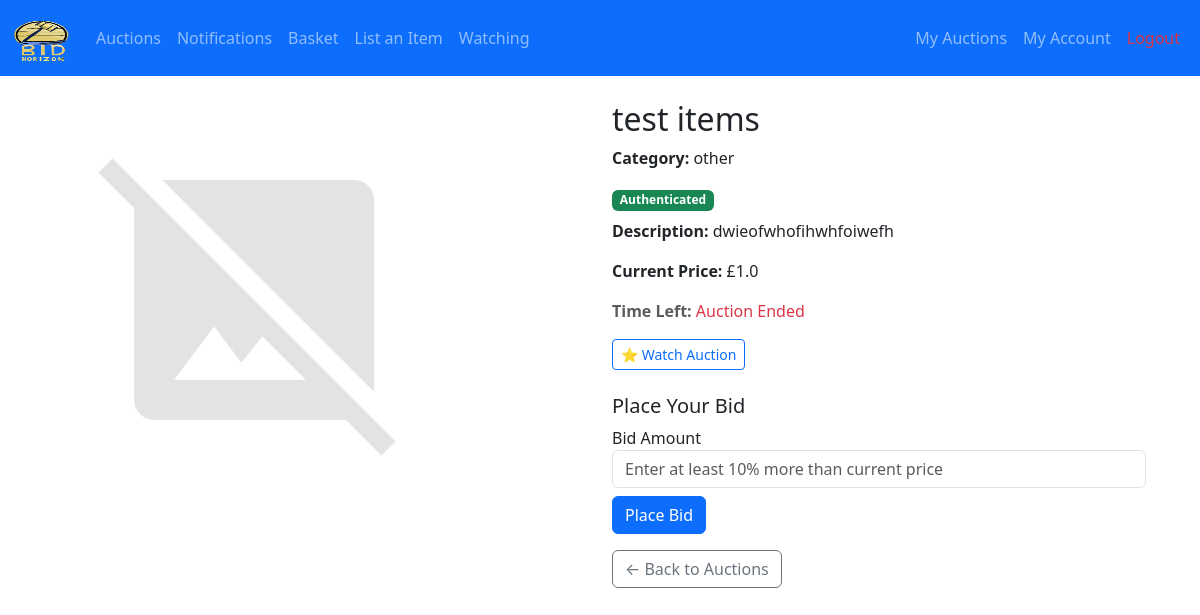
Before: /auction_detail/2 (signed in) with the older database file.
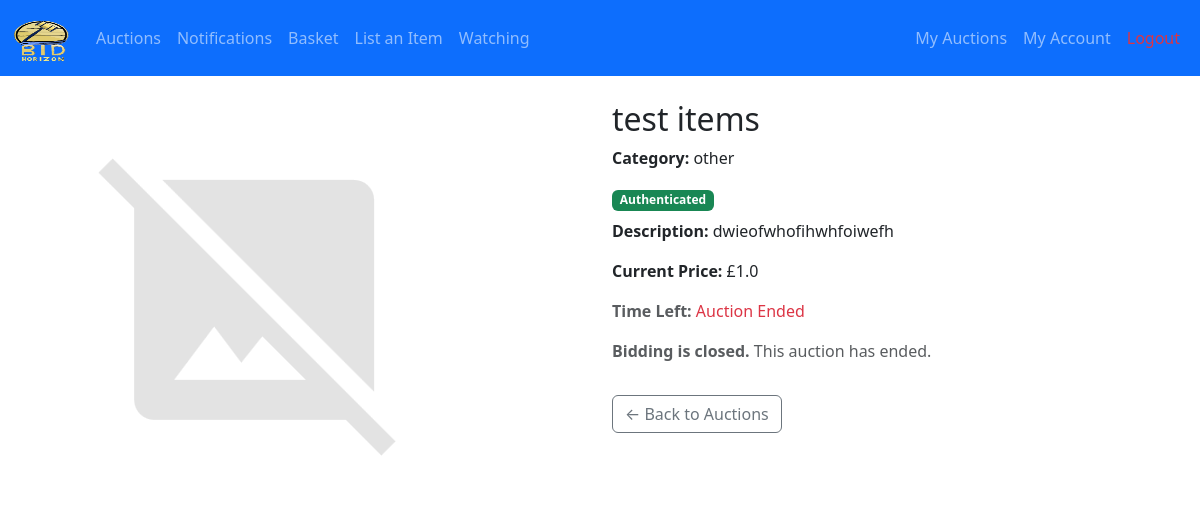
After: the same page with the newer database file.
### app/views.py (the view, shortened to what this page needs)
@views.route('/auction_detail/<int:item_id>', methods=['GET', 'POST'])
def auction_detail(item_id):
    if is_expert_user(current_user):
        return redirect(url_for('views.expert'))
    if is_manager_user(current_user):
        return redirect(url_for('views.manager'))
    item = Item.query.get_or_404(item_id)
    form = BidItemForm(item_price=item.current_price)
    highest_bid = Bid.query.filter_by(item_id=item.id).order_by(Bid.amount.desc()).first()
    if item.status != ItemStatus.ACTIVE.value:
        form = None
    return render_template('auction_detail.html', item=item, form=form, ItemStatus=ItemStatus)

### app/forms.py (shortened to what this page needs)
class BidItemForm(FlaskForm):
    bid_amount = DecimalField('Bid Amount', validators=[DataRequired()])
    submit = SubmitField('Place Bid')
    def __init__(self, item_price=None, *args, **kwargs):
        super(BidItemForm, self).__init__(*args, **kwargs)
        self.item_price = item_price  # Store item price for validation

### app/__init__.py (called while the page is built)
def create_app():
    import os
    app = Flask(__name__,)
    env = os.getenv('FLASK_ENV', 'development')
    app.config.from_object(config_dict.get(env, 'development'))
    mail.init_app(app)
    Bootstrap(app)
    csrf = CSRFProtect(app)
    db.init_app(app)
    Migrate(app, db)
    login_manager = LoginManager(app)
    login_manager.init_app(app)
    @login_manager.user_loader
    def load_user(user_id):
        return models.User.query.get(int(user_id))
    from app import models
    from app.views import views  # Import blueprint
    app.register_blueprint(views, url_prefix='/')
    thread = threading.Thread(target=check_auctions, args=(app,), daemon=True)
    thread.start()
    return app

### app/models.py (called while the page is built)
    def is_expert(self):
        return self.priority == UserPriority.EXPERT.value

    def is_manager(self):
        return self.priority == UserPriority.MANAGER.value

### app/templates/auction_detail.html (shortened to what this page needs)
{% extends "base.html" %}
{% block content %}
<div class="container mt-4">
    <div class="row">
        <div class="col-md-6">
            {% if item.images %}
            <div id="carouselImages" class="carousel slide" data-bs-ride="carousel">
                <div class="carousel-inner">
                    {% for image in item.images %}
                    <div class="carousel-item {% if loop.first %}active{% endif %}">
                        <img src="{{ url_for('static', filename=image.image_path.split('static/')[-1]) }}" class="d-block w-100" alt="Auction Image">
                    </div>
                    {% endfor %}
                </div>
                <button class="carousel-control-prev" type="button" data-bs-target="#carouselImages" data-bs-slide="prev">
                    <span class="carousel-control-prev-icon"></span>
                </button>
                <button class="carousel-control-next" type="button" data-bs-target="#carouselImages" data-bs-slide="next">
                    <span class="carousel-control-next-icon"></span>
                </button>
            </div>
            {% else %}
            <img src="{{ url_for('static', filename='images/placeholder.png') }}" class="img-fluid" alt="No image available">
            {% endif %}
        </div>
        <div class="col-md-6">
            <h2>{{ item.name }}</h2>
            <p><strong>Category:</strong> {{ item.category_rel.name }}</p>
            {% if item.is_authenticated %}
            <span class="badge bg-success mb-2">Authenticated</span>
            {% endif %}
            <p><strong>Description:</strong> {{ item.description }}</p>
            <p><strong>Current Price:</strong> £{{ item.current_price }}</p>
            <p class="text-muted">
              <strong>Time Left:</strong>
              <span class="countdown-timer"
                    data-endtime="{{ item.end_time.timestamp() }}">
              </span>
            </p>
            {% if current_user.is_authenticated %}
              {% if item.seller_id != current_user.id %}
              {% if item.status == ItemStatus.ACTIVE.value %}
                  {% if item in current_user.watched_items %}
                    <form action="{{ url_for('views.unwatch_item', item_id=item.id) }}" method="POST" class="mb-3">
                      {{ form.hidden_tag() }}
                      <button type="submit" class="btn btn-outline-danger btn-sm">💔 Unwatch Auction</button>
                    </form>
                  {% else %}
                    <form action="{{ url_for('views.watch_item', item_id=item.id) }}" method="POST" class="mb-3">
                      <button type="submit" class="btn btn-outline-primary btn-sm">⭐ Watch Auction</button>
                    </form>
                  {% endif %}
                  <h5 class="mt-4">Place Your Bid</h5>
                  <form method="POST">
                    <div class="form-group">
                      {{ form.bid_amount.label }}
                      {{ form.bid_amount(class="form-control", placeholder="Enter at least 10% more than current price") }}
                    </div>
                    <button type="submit" class="btn btn-primary mt-2">Place Bid</button>
                  </form>
                {% else %}
                  <p class="text-muted"><strong>Bidding is closed.</strong> This auction has ended.</p>
                {% endif %}
              {% else %}
                <p class="text-muted">You cannot bid on your own item.</p>
              {% endif %}
            {% else %}
              <p><a href="{{ url_for('views.login') }}" class="btn btn-warning">Log in to place a bid</a></p>
            {% endif %}
            <a href="{{ url_for('views.auction_list') }}" class="btn btn-outline-secondary mt-3">← Back to Auctions</a>
          </div>
        </div>
      </div>
      {% endblock %}

Changed rows visible on the page:
changed Item "test items": status 2 → 5 (drawn)
Other visible differences:
text no longer shown: "⭐ Watch Auction Place Your Bid Bid Amount Place Bid"
text now shown: "Bidding is closed. This auction has ended."
